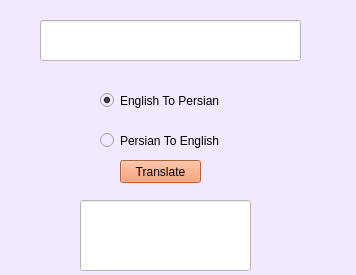
<?xml version="1.0" encoding="UTF-8"?>
<ui version="4.0">
 <class>mainwindow</class>
 <widget class="QWidget" name="mainwindow">
  <property name="geometry">
   <rect>
    <x>0</x>
    <y>0</y>
    <width>356</width>
    <height>275</height>
   </rect>
  </property>
  <property name="windowTitle">
   <string>Google Translate</string>
  </property>
  <property name="styleSheet">
   <string notr="true">background-color: rgb(243, 233, 255);</string>
  </property>
  <widget class="QLineEdit" name="tb_text1">
   <property name="geometry">
    <rect>
     <x>40</x>
     <y>20</y>
     <width>261</width>
     <height>41</height>
    </rect>
   </property>
   <property name="styleSheet">
    <string notr="true">background-color: rgb(255, 255, 255);
font: 10pt &quot;MS Shell Dlg 2&quot;;</string>
   </property>
   <property name="alignment">
    <set>Qt::AlignCenter</set>
   </property>
  </widget>
  <widget class="QRadioButton" name="english_to_persian">
   <property name="geometry">
    <rect>
     <x>100</x>
     <y>90</y>
     <width>131</width>
     <height>21</height>
    </rect>
   </property>
   <property name="styleSheet">
    <string notr="true">font: 75 10pt &quot;MS Shell Dlg 2&quot;;
color: rgb(0, 0, 0);</string>
   </property>
   <property name="text">
    <string>English To Persian</string>
   </property>
   <property name="checkable">
    <bool>true</bool>
   </property>
   <property name="checked">
    <bool>true</bool>
   </property>
  </widget>
  <widget class="QRadioButton" name="persian_to_english">
   <property name="geometry">
    <rect>
     <x>100</x>
     <y>130</y>
     <width>131</width>
     <height>21</height>
    </rect>
   </property>
   <property name="styleSheet">
    <string notr="true">font: 75 10pt &quot;MS Shell Dlg 2&quot;;
color: rgb(0, 0, 0);</string>
   </property>
   <property name="text">
    <string>Persian To English</string>
   </property>
  </widget>
  <widget class="QLineEdit" name="tb_text_2">
   <property name="geometry">
    <rect>
     <x>80</x>
     <y>200</y>
     <width>171</width>
     <height>71</height>
    </rect>
   </property>
   <property name="styleSheet">
    <string notr="true">background-color: rgb(255, 255, 255);
font: 75 10pt &quot;MS Shell Dlg 2&quot;;

</string>
   </property>
   <property name="alignment">
    <set>Qt::AlignCenter</set>
   </property>
  </widget>
  <widget class="QPushButton" name="btn_translate">
   <property name="geometry">
    <rect>
     <x>120</x>
     <y>160</y>
     <width>81</width>
     <height>23</height>
    </rect>
   </property>
   <property name="styleSheet">
    <string notr="true">font: 75 10pt &quot;MS Shell Dlg 2&quot;;
background-color: rgb(255, 135, 79);</string>
   </property>
   <property name="text">
    <string>Translate</string>
   </property>
  </widget>
 </widget>
 <resources/>
 <connections/>
</ui>
